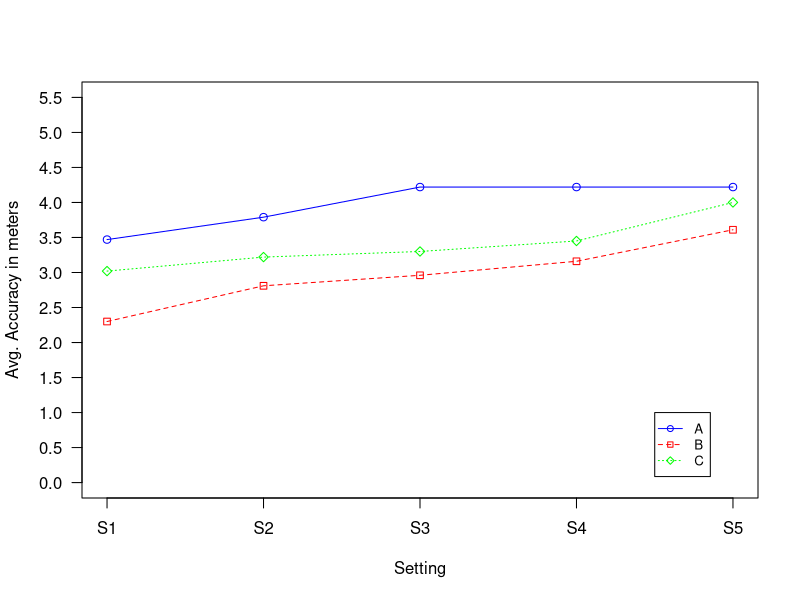

Write R code to recreate this figure.
jsat_wifi <- c(3.47, 3.79, 4.22, 4.22, 4.22)
jsat_wifi_bt <- c(2.30, 2.81, 2.96, 3.16, 3.61)
weka_wifi_bt <- c(3.02, 3.22, 3.30, 3.45, 4.0)

g_range <- range(0,5.5)

png("../img/NETWORK_INFRASTRUCTURE_FILTERED.png",500,500)
plot(jsat_wifi, type="o", col="blue", ylim=g_range, 
   axes=FALSE, ann=FALSE)

axis(1, at=1:5, lab=c("S1","S2","S3","S4","S5"))
axis(2, las=1, at=c(0.0,0.5,1.0,1.5,2.0,2.5,3.0,3.5,4.0,4.5,5.0,5.5))

box()

lines(jsat_wifi_bt, type="o", pch=22, lty=2, col="red")
lines(weka_wifi_bt, type="o", pch=23, lty=3, 
   col="green")
title(xlab="Setting")
title(ylab="Avg. Accuracy in meters")

legend(4.5, 1, c("A","B","C"), cex=0.8, 
   col=c("blue","red","green"), pch=21:23, lty=1:3);
graphics.off()
